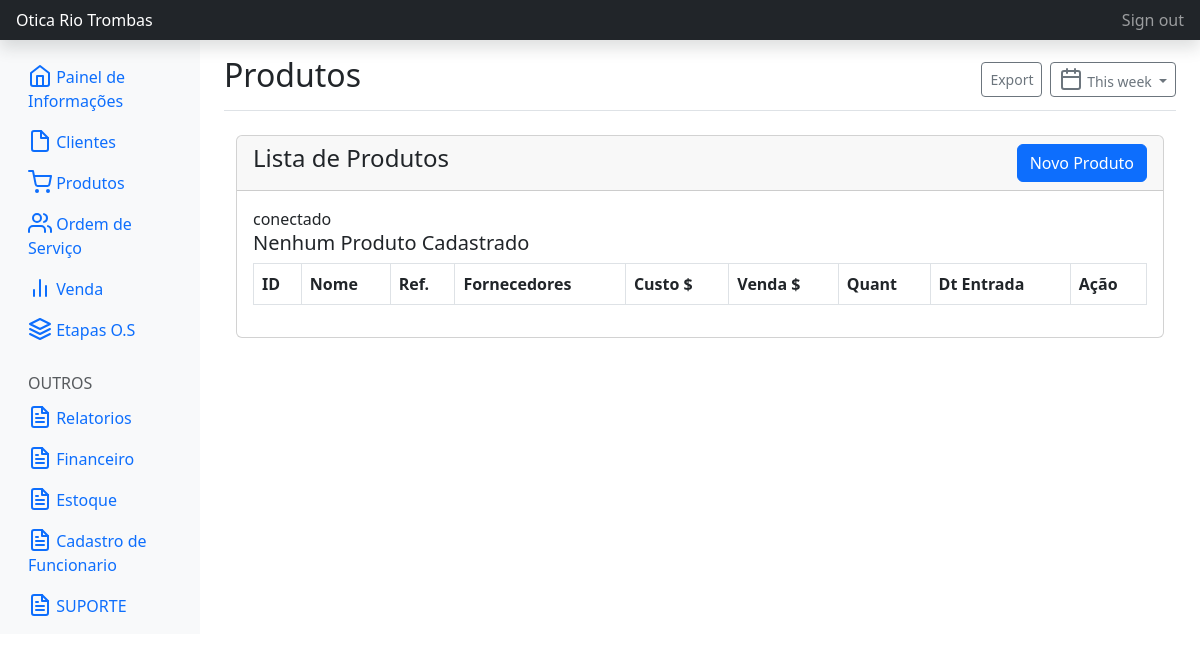
Before: /produtos.php with the older database file.
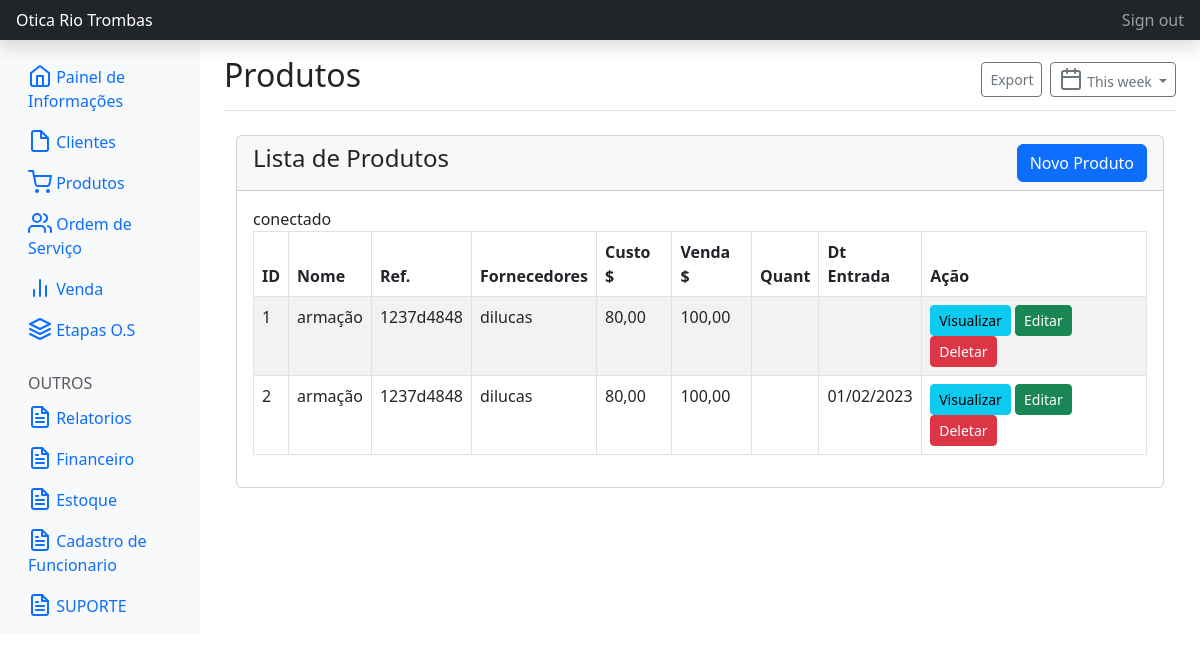
After: the same page with the newer database file.
### tables this page shows
CREATE TABLE IF NOT EXISTS `Produtos` (
  `id_Produtos` INT NOT NULL AUTO_INCREMENT,
  `nome` VARCHAR(45) NULL,
  `referencia` VARCHAR(45) NULL,
  `codigo` VARCHAR(45) NULL,
  `unidade` VARCHAR(45) NULL,
  `fornecedores` VARCHAR(45) NULL,
  `custo` VARCHAR(45) NULL,
  `venda` VARCHAR(45) NULL,
  `quantidade` VARCHAR(45) NULL,
  `quantidadeMin` VARCHAR(45) NULL,
  `dataLancamento` VARCHAR(45) NULL,
  PRIMARY KEY (`id_Produtos`));

### produtos.php (the view, shortened to what this page needs)
<!doctype html>
<html>
<head>
    <link rel="stylesheet" href="css/bootstrap.css" rel="stylesheet">
    <link href="css/bootstrap.css" rel="stylesheet">
</head>
<body>
    <header class="navbar navbar-dark sticky-top bg-dark flex-md-nowrap p-0 shadow">
        <a class="navbar-brand col-md-3 col-lg-2 me-0 px-3 fs-6" href="#">Otica Rio Trombas</a>
        <div class="navbar-nav">
            <div class="nav-item text-nowrap">
                <a class="nav-link px-3" href="#">Sign out</a>
            </div>
        </div>
    </header>
    <div class="container-fluid">
        <div class="row">
            <nav id="sidebarMenu" class="col-md-3 col-lg-2 d-md-block bg-light sidebar collapse">
                <div class="position-sticky pt-3 sidebar-sticky">
                    <ul class="nav flex-column">
                        <li class="nav-item">
                            <a class="nav-link active" aria-current="page" href="index.php">
                                <span data-feather="home" class="align-text-bottom"></span>
                                Painel de Informações
                            </a>
                        </li>
                        <li class="nav-item">
                            <a class="nav-link" href="clientes.php">
                                <span data-feather="file" class="align-text-bottom"></span>
                                Clientes
                            </a>
                        </li>
                        <li class="nav-item">
                            <a class="nav-link" href="produtos.php">
                                <span data-feather="shopping-cart" class="align-text-bottom"></span>
                                Produtos
                            </a>
                        </li>
                        <li class="nav-item">
                            <a class="nav-link" href="#">
                                <span data-feather="users" class="align-text-bottom"></span>
                                Ordem de Serviço
                            </a>
                        </li>
                        <li class="nav-item">
                            <a class="nav-link" href="#">
                                <span data-feather="bar-chart-2" class="align-text-bottom"></span>
                                Venda
                            </a>
                        </li>
                        <li class="nav-item">
                            <a class="nav-link" href="#">
                                <span data-feather="layers" class="align-text-bottom"></span>
                                Etapas O.S
                            </a>
                        </li>
                    </ul>
                    <h6
                        class="sidebar-heading d-flex justify-content-between align-items-center px-3 mt-4 mb-1 text-muted text-uppercase">
                        <span>Outros</span>
                    </h6>
                    <ul class="nav flex-column mb-2">
                        <li class="nav-item">
                            <a class="nav-link" href="#">
                                <span data-feather="file-text" class="align-text-bottom"></span>
                                Relatorios
                            </a>
                        </li>
                        <li class="nav-item">
                            <a class="nav-link" href="#">
                                <span data-feather="file-text" class="align-text-bottom"></span>
                                Financeiro
                            </a>
                        </li>
                        <li class="nav-item">
                            <a class="nav-link" href="#">
                                <span data-feather="file-text" class="align-text-bottom"></span>
                                Estoque
                            </a>
                        </li>
                        <li class="nav-item">
                            <a class="nav-link" href="#">
                                <span data-feather="file-text" class="align-text-bottom"></span>
                                Cadastro de Funcionario
                            </a>
                        </li>
                        <li class="nav-item">
                            <a class="nav-link" href="#">
                                <span data-feather="file-text" class="align-text-bottom"></span>
                                SUPORTE
                            </a>
                        </li>
                    </ul>
                </div>
            </nav>
            <main class="col-md-9 ms-sm-auto col-lg-10 px-md-4">
                <div
                    class="d-flex justify-content-between flex-wrap flex-md-nowrap align-items-center pt-3 pb-2 mb-3 border-bottom">
                    <h1 class="h2">Produtos</h1>
                    <div class="btn-toolbar mb-2 mb-md-0">
                        <div class="btn-group me-2">
                            <button type="button" class="btn btn-sm btn-outline-secondary">Export</button>
                        </div>
                        <button type="button" class="btn btn-sm btn-outline-secondary dropdown-toggle">
                            <span data-feather="calendar" class="align-text-bottom"></span>
                            This week
                        </button>
                    </div>
                </div>
                <body>
                    <div class="container mt-4">
                        <div class="row">
                            <div class="col-md-12">
                                <div class="card">
                                    <div class="card-header">
                                        <h4>Lista de Produtos
                                            <a href="cadProdutos.php" class="btn btn-primary float-end">Novo Produto</a>
                                        </h4>
                                    </div>
                                    <div class="card-body">
                                        <table class="table table-bordered table-striped">
                                            <thead>
                                                <tr>
                                                    <th>ID</th>
                                                    <th>Nome</th>
                                                    <th>Ref.</th>
                                                    <th>Fornecedores</th>
                                                    <th>Custo $</th>
                                                    <th>Venda $</th>
                                                    <th>Quant</th>
                                                    <th>Dt Entrada</th>
                                                    <th>Ação</th>
                                                </tr>
                                            </thead>
                                            <tbody>
                                                <?php
                                                include "conexao.php";
                                                $query = "SELECT * FROM produtos";
                                                $query_run = mysqli_query($conn, $query);
                                                if (mysqli_num_rows($query_run) > 0) {
                                                    foreach ($query_run as $student) {
                                                        ?>
                                                        <tr>
                                                            <td>
                                                                <?= $student['id_Produtos']; ?>
                                                            </td>
                                                            <td>
                                                                <?= $student['nome']; ?>
                                                            </td>
                                                            <td>
                                                                <?= $student['referencia']; ?>
                                                            </td>
                                                            <td>
                                                                <?= $student['fornecedores']; ?>
                                                            </td>
                                                            <td><?= $student['custo']; ?></td>
                                                            <td><?= $student['venda']; ?></td>
                                                            <td><?= $student['quantidade']; ?></td>
                                                            <td><?= $student['dataLancamento']; ?></td>
                                                            <td>
                                                            <a href="?visualizar=true&id=<?= $student['id_Produtos']; ?>"
                                                                    class="btn btn-info btn-sm">Visualizar</a>
                                                                <a href="CadProdutos.php?acao=editar&id=<?= $student['id_Produtos']; ?>"
                                                                    class="btn btn-success btn-sm">Editar</a>
                                                                <a href="?excluir=true&id=<?= $student['id_Produtos']; ?>"
                                                                    class="btn btn-danger btn-sm">Deletar</a>
                                                            </td>
                                                        </tr>
                                                        <?php
                                                    }
                                                } else {
                                                    echo "<h5> Nenhum Produto Cadastrado </h5>";
                                                }
                                                ?>
                                            </tbody>
                                        </table>
                                    </div>
                                </div>
                            </div>
                        </div>
                    </div>
            </main>
                    <?php
                    include "ProdutoModal.php";
                    ?>
        </div>
    </div>
</body>
</html>

### ProdutoModal.php (shortened to what this page needs)
<html>

Changed rows visible on the page:
added produtos: id_Produtos "1", nome "armação", referencia "1237d4848", fornecedores "dilucas", custo "80,00", venda "100,00"
added produtos: id_Produtos "2", nome "armação", referencia "1237d4848", fornecedores "dilucas", custo "80,00", venda "100,00", dataLancamento "01/02/2023"
Other visible differences:
text no longer shown: "Nenhum Produto Cadastrado"
